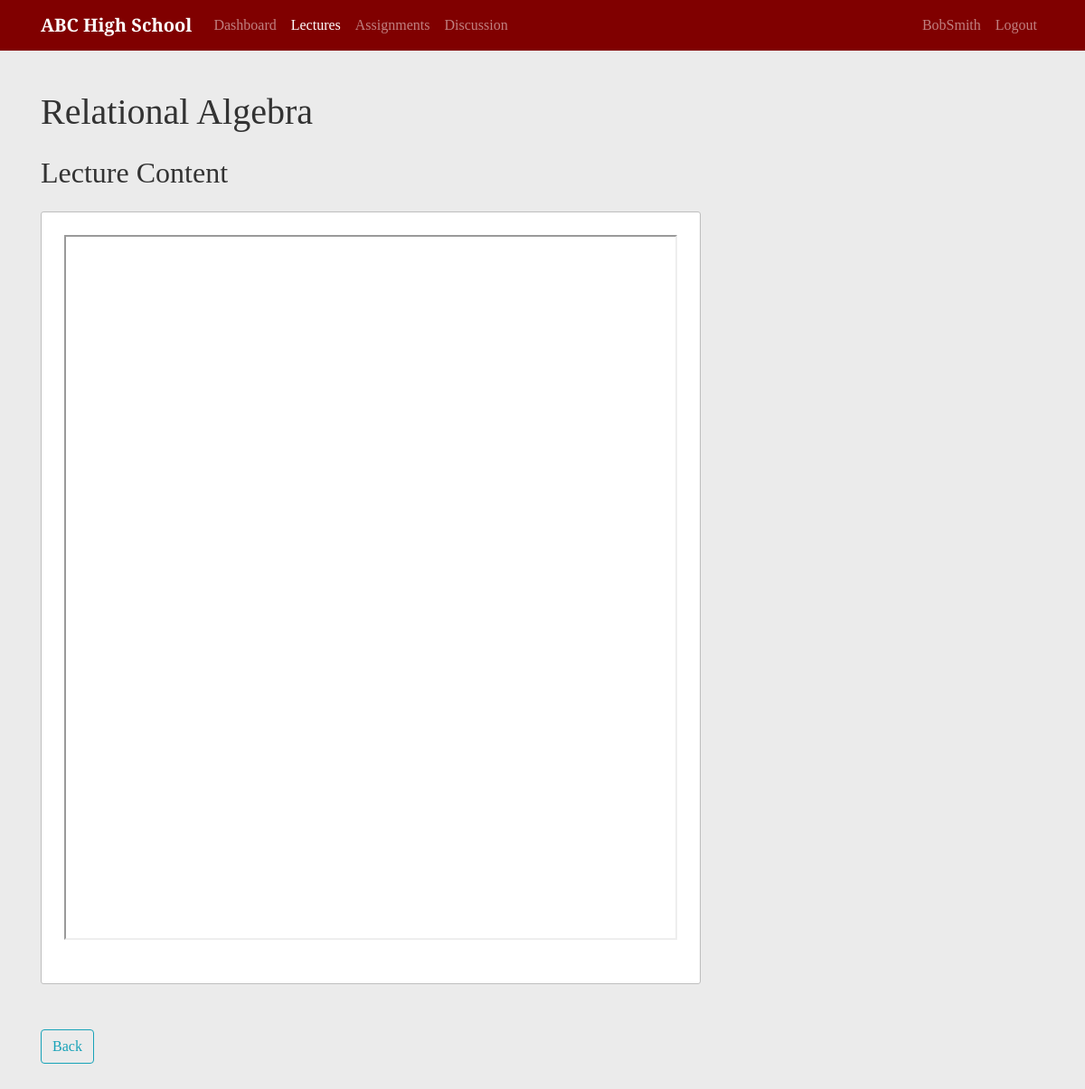
/course/1/lectures/1/ (signed in), run on an earlier commit of the app's database.
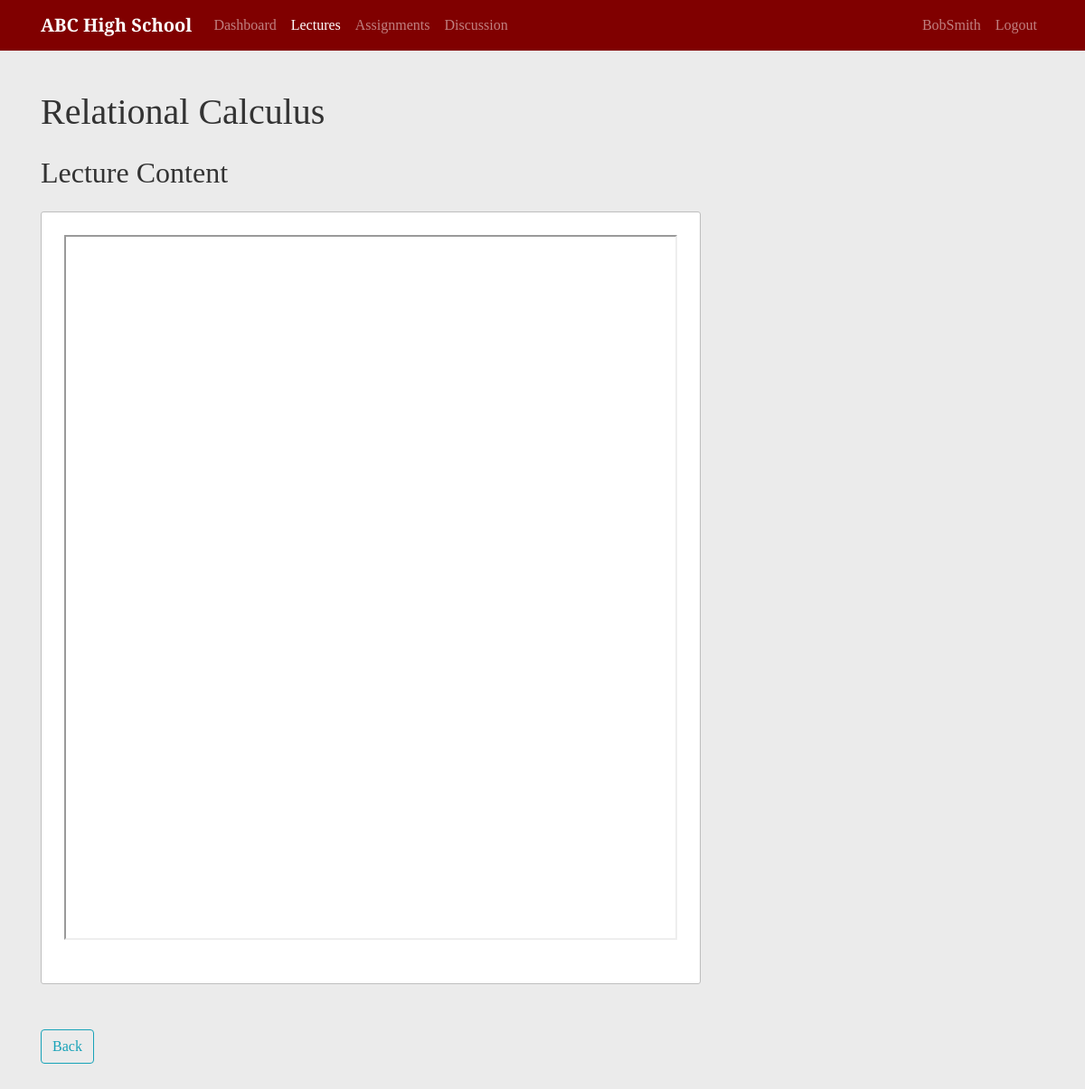
And on a later commit of the database.
### school/models.py (models this page shows, shortened)
class Lecture(models.Model):
    lecture_title = models.CharField(max_length=255, blank=True)
    course = models.ForeignKey(Course, on_delete=models.CASCADE)
    due_date = models.DateTimeField()
    lecture_number = models.PositiveIntegerField()
    content = models.FileField(upload_to='file_uploads', null=True)
    class Meta:
        unique_together = ['course', 'lecture_number']

### school/views.py (the view, shortened to what this page needs)
# urls.py: path('course/<int:course_id>/lectures/<int:pk>/', LectureDetailView.as_view(), name='lecture-detail'),
class LectureDetailView(LoginRequiredMixin, UserPassesTestMixin, DetailView):
    model = Lecture
    context_object_name = 'lecture'
    def test_func(self):
        user = self.request.user
        course = get_object_or_404(Course, id=self.kwargs.get('course_id'))
        student = Student.objects.filter(user=user).first()
        if student:
            if EnrolledIn.objects.filter(student=student, course=course).exists():
                return True
            if AssistsIn.objects.filter(student=student, course=course).exists():
                return True

### school/templates/school/lecture_detail.html (shortened to what this page needs)
{% extends "school/course.html" %}
{% block content %}
<h1 class="mb-4">{{lecture.lecture_title}}</h1>
  {% if not lecture.content %}
    <p class="lead">Lecture content has not been posted</p>
    {% else %}
    <h2 class="mb-4">Lecture Content</h2>
    <article class="content-section">
        <p>
          <iframe src="{{ lecture.content.url }}" width="100%" height="780px"></iframe>
        </p>
    </article>
    <a class="btn btn-outline-info" href="{% url 'lecture-list' view.kwargs.course_id %}">Back</a>
  {% endif %}
{% endblock content %}

What changed in the data, as far as the page shows it:
changed Lecture: lecture_title "Relational Algebra" → "Relational Calculus"
